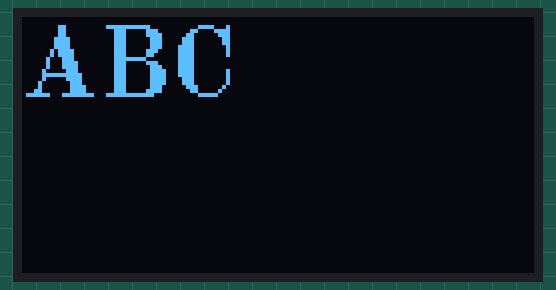
Simulated run of this sketch. Board: Arduino Uno, built with avr-gcc and run on an emulated ATmega328P. Shown: 128×64 one-colour display.

Above: at 0.2 s.

The sketch:

u8g_display.ino
```cpp
#include "U8glib.h"

// setup u8g object, please remove comment from one of the following constructor calls
// IMPORTANT NOTE: The following list is incomplete. The complete list of supported
// devices with all constructor calls is here: https://github.com/olikraus/u8glib/wiki/device

U8GLIB_SSD1306_128X64 u8g(U8G_I2C_OPT_NONE|U8G_I2C_OPT_DEV_0);	// I2C / TWI

const uint8_t rook_bitmap[] U8G_PROGMEM = {
  0x00,         // 00000000
  0x55,         // 01010101
  0x7f,         // 01111111
  0x3e,         // 00111110
  0x3e,         // 00111110
  0x3e,         // 00111110
  0x3e,         // 00111110
  0x7f          // 01111111
};

int i = 0;

void setup(void) {
}

void loop(void) {
  // picture loop
  u8g.firstPage();
  do {
      u8g.setFont(u8g_font_osb18);
      u8g.drawStr(0, 20, "ABC");
  } while( u8g.nextPage() );

  // rebuild the picture after some delay

  delay(250);

}
```
